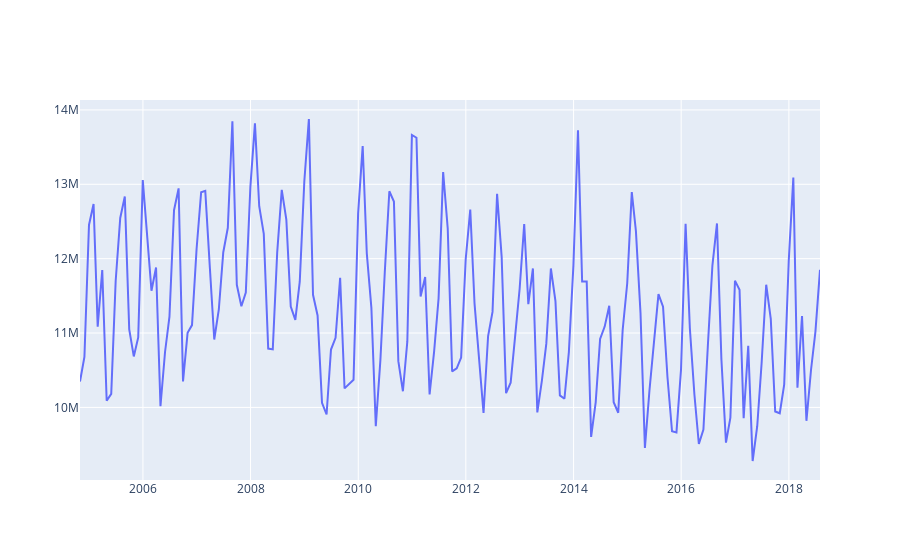

Notebook cell for this chart:
### Code cell
iplot(Figure(data=Scatter(x =df['Datetime'],
                          y = df['AEP_MW'],)))

### Figure 1 — Plotly figure (JSON) as saved in the notebook; plotly's stock layout.template omitted (floating-point values rounded to 4 significant figures; data arrays with more than 128 entries replaced by an {"elided": "..."} marker saying what was removed)
{"data": [{"type": "scatter", "x": {"elided": "166 str values"}, "y": {"elided": "166 int values"}}], "layout": {}}
